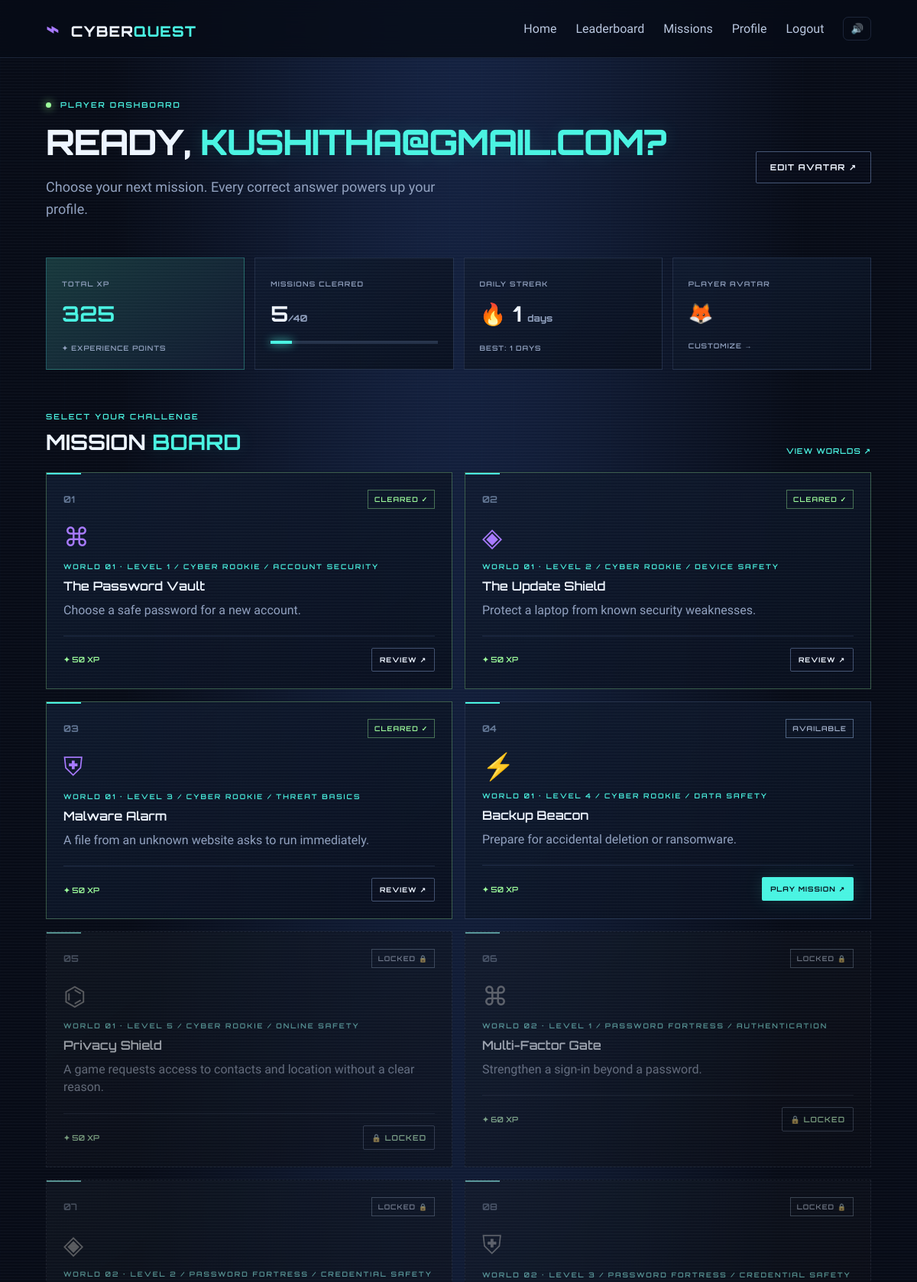
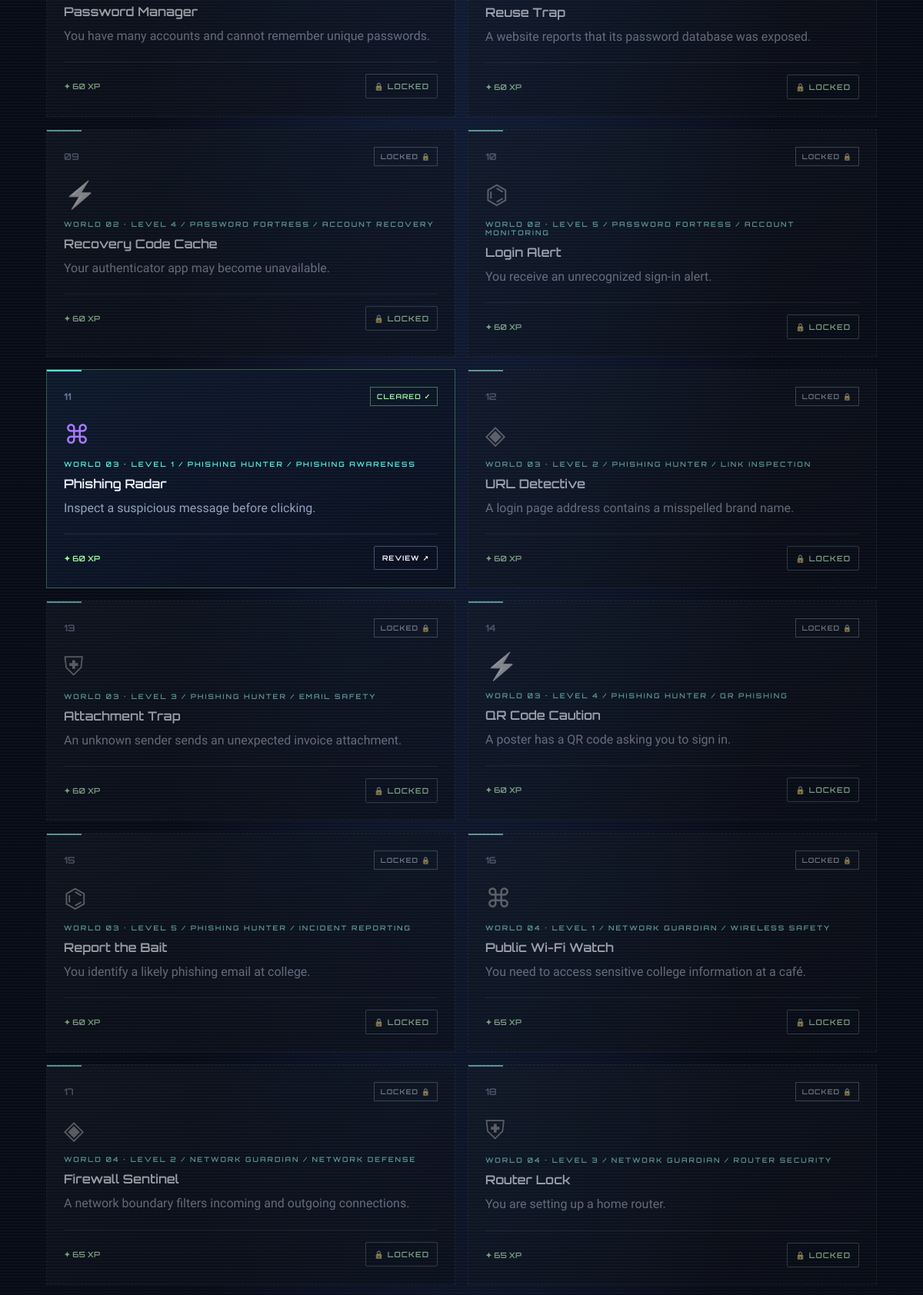
/dashboard (signed in, upper part), run on the app's committed database (2 pictures, top to bottom).
### tables this page shows
CREATE TABLE users (
      id INTEGER PRIMARY KEY AUTOINCREMENT,
      username TEXT NOT NULL UNIQUE,
      password TEXT NOT NULL,
      xp INTEGER NOT NULL DEFAULT 0,
      created_at TEXT DEFAULT CURRENT_TIMESTAMP
    , current_streak INTEGER NOT NULL DEFAULT 0, longest_streak INTEGER NOT NULL DEFAULT 0, last_active_date TEXT, avatar TEXT NOT NULL DEFAULT 'rookie');

CREATE TABLE missions (
      id INTEGER PRIMARY KEY AUTOINCREMENT,
      title TEXT NOT NULL,
      world TEXT NOT NULL DEFAULT 'Cyber Basics',
      topic TEXT NOT NULL DEFAULT 'Awareness',
      description TEXT NOT NULL DEFAULT '',
      question TEXT NOT NULL DEFAULT '',
      options TEXT NOT NULL DEFAULT '[]',
      answer TEXT NOT NULL DEFAULT '',
      explanation TEXT NOT NULL DEFAULT '',
      xp_reward INTEGER NOT NULL DEFAULT 50
    , world_order INTEGER NOT NULL DEFAULT 99, level_number INTEGER NOT NULL DEFAULT 0);

### app.py (the view)
@app.route("/dashboard")
@login_required
def dashboard():
    db = get_db()
    user = current_user()
    missions = db.execute("SELECT m.*, CASE WHEN c.id IS NULL THEN 0 ELSE 1 END AS completed FROM missions m LEFT JOIN completions c ON c.mission_id=m.id AND c.user_id=? ORDER BY m.world_order, m.level_number, m.id", (user["id"],)).fetchall()
    completed_ids = {r[0] for r in db.execute("SELECT mission_id FROM completions WHERE user_id=?", (user["id"],)).fetchall()}
    first_uncompleted = next((m["id"] for m in missions if m["id"] not in completed_ids), None)
    mission_list = []
    unlocked = True
    for m in missions:
        d = dict(m)
        d["is_locked"] = (not d["completed"] and not unlocked)
        mission_list.append(d)
        if d["id"] == first_uncompleted:
            unlocked = False
    missions = mission_list
    completed_count = db.execute("SELECT COUNT(*) FROM completions WHERE user_id=?", (user["id"],)).fetchone()[0]
    total_missions = db.execute("SELECT COUNT(*) FROM missions").fetchone()[0]
    achievements = db.execute("SELECT achievement_key, earned_at FROM user_achievements WHERE user_id=? ORDER BY earned_at DESC", (user["id"],)).fetchall()
    gifts = db.execute("SELECT * FROM user_gifts WHERE user_id=? ORDER BY id DESC", (user["id"],)).fetchall()
    return render_template("dashboard.html", user=user, missions=missions, completed_count=completed_count, total_missions=total_missions, achievements=achievements, achievement_info=ACHIEVEMENTS, gifts=gifts)

### app.py (called while the page is built)
def get_db():
    if "db" not in g:
        g.db = sqlite3.connect(app.config["DATABASE"])
        g.db.row_factory = sqlite3.Row
        g.db.execute("PRAGMA foreign_keys = ON")
    return g.db

def login_required(view):
    @wraps(view)
    def wrapped(*args, **kwargs):
        if "user_id" not in session:
            flash("Log in to save your XP and rewards.", "info")
            return redirect(url_for("login"))
        return view(*args, **kwargs)
    return wrapped

def current_user():
    if "user_id" not in session:
        return None
    return get_db().execute("SELECT * FROM users WHERE id = ?", (session["user_id"],)).fetchone()

@app.context_processor
def inject_globals():
    return {"logged_user": current_user(), "today_year": date.today().year}

### templates/dashboard.html (shortened to what this page needs)
{% extends 'base.html' %}{% block title %}Mission control{% endblock %}{% block content %}
<section class="dashboard-head"><div><div class="eyebrow"><span class="pulse-dot"></span> PLAYER DASHBOARD</div><h1>READY, <span>{{ user.username|upper }}?</span></h1><p>Choose your next mission. Every correct answer powers up your profile.</p></div><a class="btn btn-ghost" href="{{ url_for('profile') }}">EDIT AVATAR ↗</a></section>
<section class="stats-grid"><div class="stat-card xp-stat"><small>TOTAL XP</small><strong class="xp-number" data-xp="{{ user.xp }}">{{ user.xp }}</strong><span>✦ EXPERIENCE POINTS</span></div><div class="stat-card"><small>MISSIONS CLEARED</small><strong>{{ completed_count }}<em>/{{ total_missions }}</em></strong><div class="progress-track"><span style="width:{{ (completed_count / total_missions * 100) if total_missions else 0 }}%"></span></div></div><div class="stat-card"><small>DAILY STREAK</small><strong>🔥 {{ user.current_streak or 0 }} <em>days</em></strong><span>BEST: {{ user.longest_streak or 0 }} DAYS</span></div><div class="stat-card"><small>PLAYER AVATAR</small><strong class="avatar-stat">{{ {'rookie':'🧑‍💻','cybercat':'🐱','robot':'🤖','fox':'🦊','dragon':'🐉','alien':'👾'}.get(user.avatar, '🧑‍💻') }}</strong><a href="{{ url_for('profile') }}">CUSTOMIZE →</a></div></section>
<section class="section-heading"><div><div class="eyebrow">SELECT YOUR CHALLENGE</div><h2>MISSION <span>BOARD</span></h2></div><a class="text-link" href="{{ url_for('worlds') }}">VIEW WORLDS ↗</a></section><section class="mission-grid">{% for m in missions %}<article class="mission-card {{ 'is-complete' if m.completed else '' }} {{ 'is-locked' if m.is_locked else '' }}"><div class="mission-top"><span class="mission-index">{{ '%02d'|format(loop.index) }}</span><span class="status-pill {{ 'complete' if m.completed else '' }}">{{ 'CLEARED ✓' if m.completed else ('LOCKED 🔒' if m.is_locked else 'AVAILABLE') }}</span></div><div class="mission-glyph">{{ ['⌘','◈','⛨','⚡','⌬'][loop.index0 % 5] }}</div><div class="eyebrow">WORLD {{ '%02d'|format(m.world_order) if m.world_order < 99 else 'EXTRA' }} · LEVEL {{ m.level_number }} / {{ m.world }} / {{ m.topic }}</div><h3>{{ m.title }}</h3><p>{{ m.description }}</p><div class="mission-bottom"><span>✦ {{ m.xp_reward }} XP</span>{% if m.is_locked %}<span class="btn btn-ghost small-btn" aria-disabled="true">🔒 LOCKED</span>{% else %}<a class="btn {{ 'btn-ghost' if m.completed else 'btn-primary' }} small-btn" href="{{ url_for('mission', mission_id=m.id) }}">{{ 'REVIEW' if m.completed else 'PLAY MISSION' }} ↗</a>{% endif %}</div></article>{% else %}<p>No missions found yet.</p>{% endfor %}</section>
{% endblock %}

### data on the page
users: username "KUSHITHA@GMAIL.COM", xp "325", current_streak "1", longest_streak "1", avatar "🦊"
missions: index "01", completed "CLEARED ✓", index0 "⌘", world_order "01", level_number "1", world "CYBER ROOKIE", topic "ACCOUNT SECURITY", title "The Password Vault", description "Choose a safe password for a new account.", xp_reward "50", completed "REVIEW"
missions: index "02", completed "CLEARED ✓", index0 "◈", world_order "01", level_number "2", world "CYBER ROOKIE", topic "DEVICE SAFETY", title "The Update Shield", description "Protect a laptop from known security weaknesses.", xp_reward "50", completed "REVIEW"
missions: index "03", completed "CLEARED ✓", index0 "⛨", world_order "01", level_number "3", world "CYBER ROOKIE", topic "THREAT BASICS", title "Malware Alarm", description "A file from an unknown website asks to run immediately.", xp_reward "50", completed "REVIEW"
missions: index "04", completed "AVAILABLE", index0 "⚡", world_order "01", level_number "4", world "CYBER ROOKIE", topic "DATA SAFETY", title "Backup Beacon", description "Prepare for accidental deletion or ransomware.", xp_reward "50", completed "PLAY MISSION"
missions: index "05", completed "LOCKED 🔒", index0 "⌬", world_order "01", level_number "5", world "CYBER ROOKIE", topic "ONLINE SAFETY", title "Privacy Shield", description "A game requests access to contacts and location without a clear reason.", xp_reward "50", shows "🔒 LOCKED"
missions: index "06", completed "LOCKED 🔒", index0 "⌘", world_order "02", level_number "1", world "PASSWORD FORTRESS", topic "AUTHENTICATION", title "Multi-Factor Gate", description "Strengthen a sign-in beyond a password.", xp_reward "60", shows "🔒 LOCKED"
missions: index "07", completed "LOCKED 🔒", index0 "◈", world_order "02", level_number "2", world "PASSWORD FORTRESS", topic "CREDENTIAL SAFETY", title "Password Manager", description "You have many accounts and cannot remember unique passwords.", xp_reward "60", shows "🔒 LOCKED"
missions: index "08", completed "LOCKED 🔒", index0 "⛨", world_order "02", level_number "3", world "PASSWORD FORTRESS", topic "CREDENTIAL SAFETY", title "Reuse Trap", description "A website reports that its password database was exposed.", xp_reward "60", shows "🔒 LOCKED"
missions: index "09", completed "LOCKED 🔒", index0 "⚡", world_order "02", level_number "4", world "PASSWORD FORTRESS", topic "ACCOUNT RECOVERY", title "Recovery Code Cache", description "Your authenticator app may become unavailable.", xp_reward "60", shows "🔒 LOCKED"
missions: index "10", completed "LOCKED 🔒", index0 "⌬", world_order "02", level_number "5", world "PASSWORD FORTRESS", topic "ACCOUNT MONITORING", title "Login Alert", description "You receive an unrecognized sign-in alert.", xp_reward "60", shows "🔒 LOCKED"
missions: index "11", completed "CLEARED ✓", index0 "⌘", world_order "03", level_number "1", world "PHISHING HUNTER", topic "PHISHING AWARENESS", title "Phishing Radar", description "Inspect a suspicious message before clicking.", xp_reward "60", completed "REVIEW"
missions: index "12", completed "LOCKED 🔒", index0 "◈", world_order "03", level_number "2", world "PHISHING HUNTER", topic "LINK INSPECTION", title "URL Detective", description "A login page address contains a misspelled brand name.", xp_reward "60", shows "🔒 LOCKED"
missions: index "13", completed "LOCKED 🔒", index0 "⛨", world_order "03", level_number "3", world "PHISHING HUNTER", topic "EMAIL SAFETY", title "Attachment Trap", description "An unknown sender sends an unexpected invoice attachment.", xp_reward "60", shows "🔒 LOCKED"
missions: index "14", completed "LOCKED 🔒", index0 "⚡", world_order "03", level_number "4", world "PHISHING HUNTER", topic "QR PHISHING", title "QR Code Caution", description "A poster has a QR code asking you to sign in.", xp_reward "60", shows "🔒 LOCKED"
missions: index "15", completed "LOCKED 🔒", index0 "⌬", world_order "03", level_number "5", world "PHISHING HUNTER", topic "INCIDENT REPORTING", title "Report the Bait", description "You identify a likely phishing email at college.", xp_reward "60", shows "🔒 LOCKED"
missions: index "16", completed "LOCKED 🔒", index0 "⌘", world_order "04", level_number "1", world "NETWORK GUARDIAN", topic "WIRELESS SAFETY", title "Public Wi-Fi Watch", description "You need to access sensitive college information at a café.", xp_reward "65", shows "🔒 LOCKED"
missions: index "17", completed "LOCKED 🔒", index0 "◈", world_order "04", level_number "2", world "NETWORK GUARDIAN", topic "NETWORK DEFENSE", title "Firewall Sentinel", description "A network boundary filters incoming and outgoing connections.", xp_reward "65", shows "🔒 LOCKED"
missions: index "18", completed "LOCKED 🔒", index0 "⛨", world_order "04", level_number "3", world "NETWORK GUARDIAN", topic "ROUTER SECURITY", title "Router Lock", description "You are setting up a home router.", xp_reward "65", shows "🔒 LOCKED"

### other printed values
{{ completed_count }} "5"
{{ total_missions }} "40"
